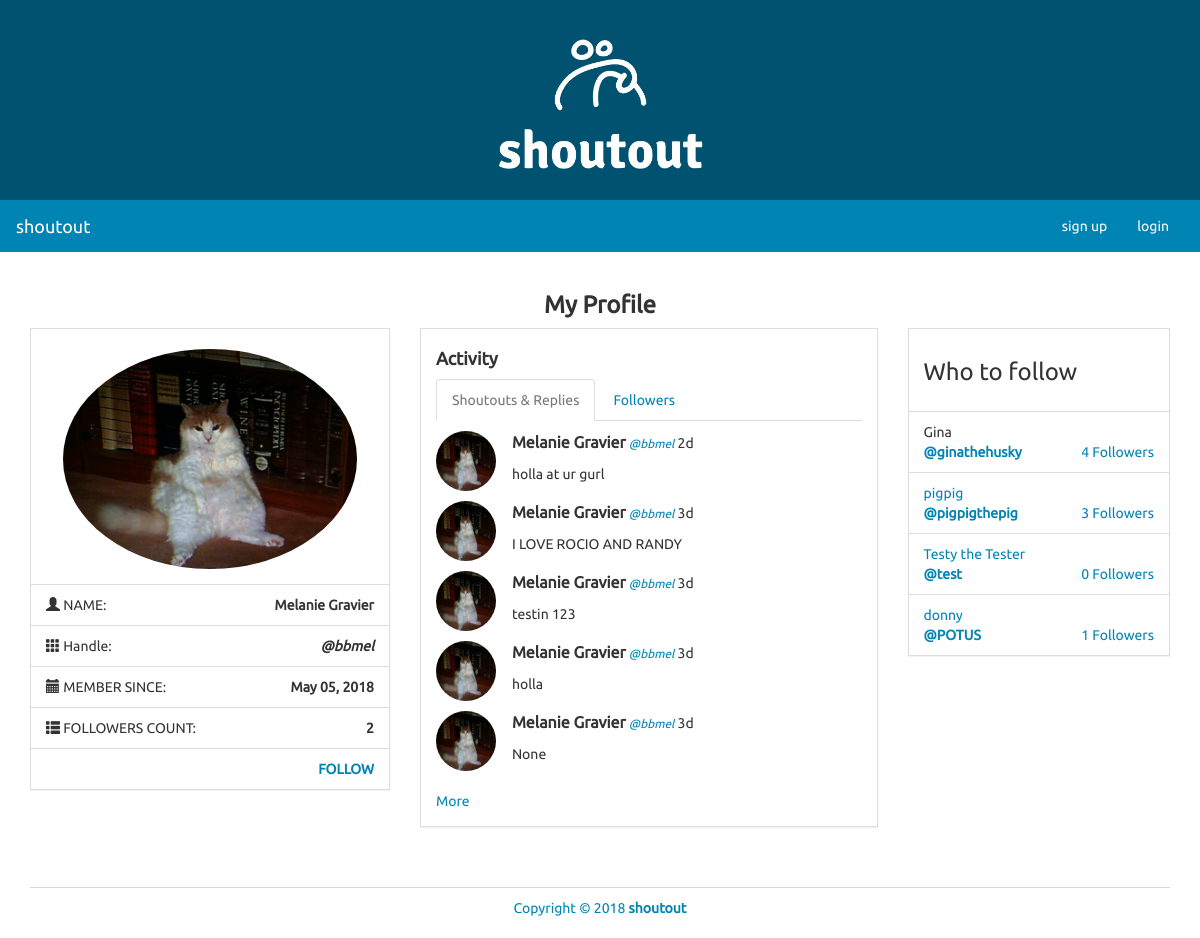
Page /profile/bbmel on the committed database.
### models.py (models this page shows)
class User(UserMixin, db.Model):
    id = db.Column(db.Integer, primary_key=True)
    name = db.Column(db.String(100))
    username = db.Column(db.String(30))
    image = db.Column(db.String(100))
    password = db.Column(db.String(50))
    join_date = db.Column(db.DateTime)
    shoutous = db.relationship('Shoutout', backref='user', lazy='dynamic')
    following = db.relationship('User', secondary=followers,
        primaryjoin=(followers.c.follower_id == id),
        secondaryjoin=(followers.c.followee_id == id),
        backref=db.backref('followers', lazy='dynamic'), lazy='dynamic')
    followed_by = db.relationship('User', secondary=followers,
        primaryjoin=(followers.c.followee_id == id),
        secondaryjoin=(followers.c.follower_id == id),
        backref=db.backref('followees', lazy='dynamic'), lazy='dynamic')

class Shoutout(db.Model):
    id = db.Column(db.Integer, primary_key=True)
    user_id = db.Column(db.Integer, db.ForeignKey('user.id'))
    text = db.Column(db.String(200))
    date_created = db.Column(db.DateTime)

### views.py (the view)
@app.route('/profile', defaults={'username' : None})
@app.route('/profile/<username>')
def profile(username):
    if username:
        user = User.query.filter_by(username=username).first()
        if not user:
            abort(404)
    else:
        user = current_user
    shoutouts = Shoutout.query.filter_by(user=user).order_by(Shoutout.date_created.desc()).all()
    current_time = datetime.now()
    followed_by = user.followed_by.all() # gets the list of users following the current user
    display_follow = True # for checking whether a user is being followed by another new_user
    if current_user == user:
        display_follow = False
    elif current_user in followed_by:
        display_follow = False
    who_to_watch = User.query.filter(User.id != user.id).order_by(db.func.random()).limit(4).all()
    return render_template('profile.html', current_user=user, shoutouts=shoutouts, current_time=current_time, followed_by=followed_by, display_follow=display_follow, who_to_watch=who_to_watch, logged_in_user=current_user)

### app.py (called while the page is built)
@app.template_filter('time_since')
def time_since(delta):
    seconds = delta.total_seconds()
    days, seconds = divmod(seconds, 86400)
    hours, seconds = divmod(seconds, 3600)
    minutes, seconds = divmod(seconds, 60)
    if days > 0:
        return '%dd' % (days)
    elif hours > 0:
        return '%dh' % (hours)
    elif minutes > 0:
        return '%dm' % (minutes)
    else:
        return 'Just now'

### templates/profile.html (shortened to what this page needs)
{% extends "base.html" %}
{% block content %}
			<div class="row">
				<div class="col-lg-12">
					<h3 class="text-center bold">My Profile</h3>
				</div>
				<div class="col-lg-4">
					<div class="panel panel-default">
						<div class="panel-body">
							<div class="row pad">
								<div class="col-lg-12">
									<img src="{{ current_user.image }}" class="img-responsive img-circle center-block" alt="Image" style="height: 220px;" />
								</div>
							</div>
						</div>
						<ul class="list-group">
							<li class="list-group-item">
								<i class="glyphicon glyphicon-user"></i> NAME:
								<strong class="pull-right">{{ current_user.name }}</strong>
							</li>
							<li class="list-group-item">
								<i class="glyphicon glyphicon-th"></i> Handle:
								<strong class="pull-right"><em>@{{ current_user.username }}</em></strong>
							</li>
							<li class="list-group-item">
								<i class="glyphicon glyphicon-calendar"></i> MEMBER SINCE:
								<strong class="pull-right">{{ current_user.join_date.strftime('%B %d, %Y') }}</strong>
							</li>
							<li class="list-group-item">
								<i class="glyphicon glyphicon-th-list"></i> FOLLOWERS COUNT:
								<strong class="pull-right">{{ followed_by|length }}</strong>
							</li>
							{% if display_follow %}
							<li class="list-group-item">
								&nbsp; <strong class="pull-right"><a href="{{ url_for('follow',
									username=current_user.username) }}">FOLLOW</a></strong>
							</li>
							{% endif %}
						</ul>
					</div>
				</div>
				<div class="col-lg-5">
					<div class="panel panel-default">
						<div class="panel-body">
							<h4><strong>Activity</strong></h4>
							<div role="tabpanel">
								<ul class="nav nav-tabs" role="tablist">
									<li role="presentation" class="active">
										<a href="#tweets" aria-controls="tweets" role="tab" data-toggle="tab">Shoutouts &amp; Replies</a>
									</li>
									<li role="presentation">
										<a href="#followings" aria-controls="followings" role="tab" data-toggle="tab">Followers</a>
									</li>
								</ul>
								<div class="tab-content">
									<div role="tabpanel" class="tab-pane active" id="tweets">
										{% for shoutout in shoutouts %}
										<div class="row">
											<div class="col-lg-12">
												<div class="row pad">
													<div class="col-lg-2">
														<img src="{{ shoutout.user.image }}" class="img-circle" style="width: 60px; height: 60px;" />
													</div>
													<div class="col-lg-10">
														<div>
															<strong class="mid">{{ shoutout.user.name }}</strong>
															<small><em><a href="{{ url_for('profile', username=shoutout.user.username) }}">@{{ shoutout.user.username }}</a></em></small>
															{{ (current_time - shoutout.date_created)|time_since }}
														</div>
														<div class="pad">
															{{ shoutout.text }}
														</div>
													</div>
												</div>
											</div>
										</div>
										{% endfor %}
										<br><a href="{{ url_for('timeline', username=current_user.username) }}">More</a>
									</div>
								</div>
							</div>
						</div>
					</div>
				</div>
				<div class="col-lg-3">
					<div class="panel panel-default">
						<div class="panel-body">
							<h3>Who to follow</h3>
						</div>
						<ul class="list-group">
							{% for user in who_to_watch %}
									<li class="list-group-item">
										{{ user.name }}
										<div>
											<strong><a href="{{ url_for('profile', username=user.username) }}">@{{ user.username }}</strong>
											<span class="pull-right">
												{{ user.followed_by.all()|length }} Followers
											</span>
										</div>
									</li>
							{% endfor %}
						</ul>
					</div>
				</div>
			</div>
{% endblock %}

### static/css/styles.css (style rules this page uses)
body { font-family: Ubuntu, verdana, georgia, serif, sans-serif; }
a, a:hover, a:active, a:focus, a:visited { text-decoration: none; }
.bold { font-weight: bolder !important; }
div.panel, .btn, .navbar { border-radius: 0; }
.pad { margin-top: 10px !important; }
div.panel-body { padding-top: 10px; }
.mid { font-size: 16px; }

### rows in the picture
User: image (picture), name "Melanie Gravier", username "bbmel", join_date "May 05, 2018"
Shoutout: user.image (picture), user.name "Melanie Gravier", user.username "bbmel", (current_time-shoutout.date_created)|time_since "2d", text "holla at ur gurl"
Shoutout: user.image (picture), user.name "Melanie Gravier", user.username "bbmel", (current_time-shoutout.date_created)|time_since "3d", text "I LOVE ROCIO AND RANDY"
Shoutout: user.image (picture), user.name "Melanie Gravier", user.username "bbmel", (current_time-shoutout.date_created)|time_since "3d", text "testin 123"
Shoutout: user.image (picture), user.name "Melanie Gravier", user.username "bbmel", (current_time-shoutout.date_created)|time_since "3d", text "holla"
Shoutout: user.image (picture), user.name "Melanie Gravier", user.username "bbmel", (current_time-shoutout.date_created)|time_since "3d", text "None"
User: name "Gina", username "ginathehusky", followed_by.all|length "4"
User: name "pigpig", username "pigpigthepig", followed_by.all|length "3"
User: name "Testy the Tester", username "test", followed_by.all|length "0"
User: name "donny", username "POTUS", followed_by.all|length "1"

### other values in the picture
{{ followed_by|length }} "2"
